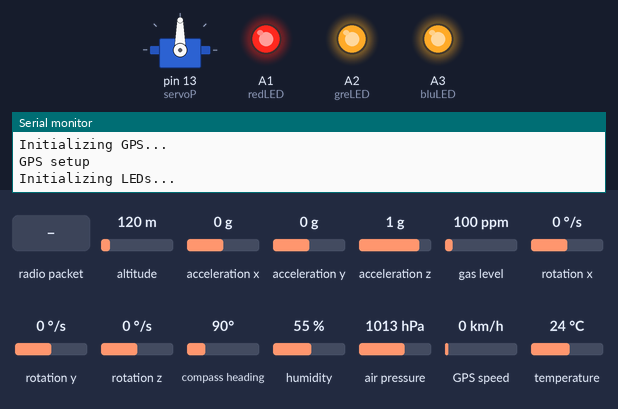
Bench run of a sketch on a simulated Arduino Leonardo, built with avr-gcc and run on an emulated ATmega32U4. On the bench: servo, output pins drawn as LEDs (lit = HIGH), the last lines printed to the serial monitor. Dashed ring = blinking. The inputs (shaded band) are chosen by the test bench; at power-on: altitude 120 m, acceleration x 0 g, acceleration y 0 g, acceleration z 1 g, gas level 100 ppm, rotation x 0 °/s, rotation y 0 °/s, rotation z 0 °/s, compass heading 90°, humidity 55 %, air pressure 1013 hPa, GPS speed 0 km/h, temperature 24 °C. The GPS gets a fix after 3 s at 37.7749, -122.4194 with 8 satellites; no radio packets arrive unless stated; pins used as bus, display or sensor lines are not drawn.

Above: at 1.1 s.
At 2.1 s:
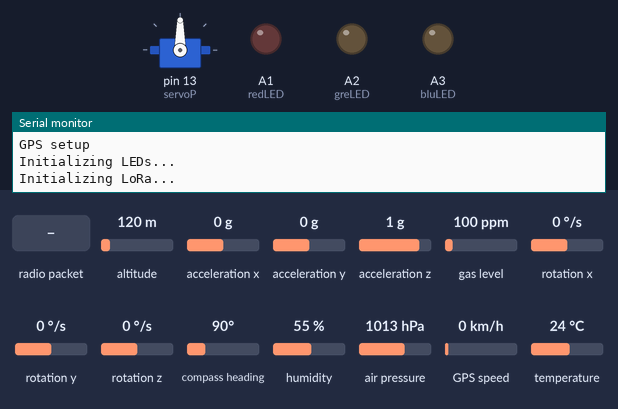
At 4.4 s:
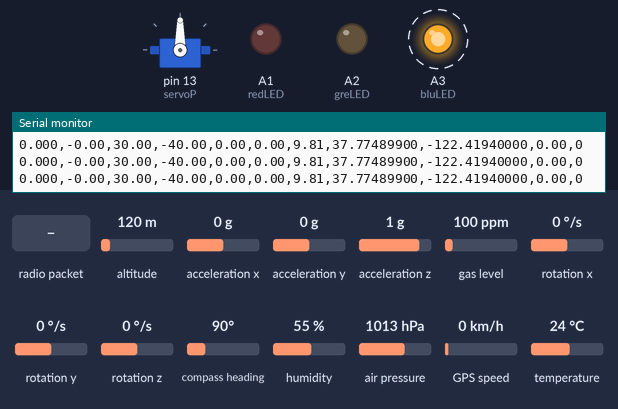
4.5 s: radio packet "1" arrives
Timing chart, 0 to 14.0 s (numbered marks = the images above; inputs shaded):
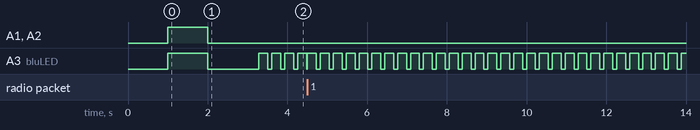

Measured:
- by itself, A3 (bluLED): alternates HIGH for 0.22 s and LOW for 0.10 s

The sketch:

ASAE_DAS_LoRa.ino
```cpp
/*
 * ASAE On-Board Data Acquisition System Code 2021 - 2022
 * Team: Frank Doyle - Captain, Chris Czerwinski, Jack Swift, Mike Rosen
 * Github for 2021-2022 : https://github.com/fdoyle6/UD-ASAE-Controls-2021
 * Github for 2020-2021 :https://github.com/FirkinTage/UDASAE_Controls
 * The 2020-2021 code was largely used for reference for the first few revisions of this code
 */

//Importing Libraries---------------------------------------------------------------------------------------------------------------------------------------------------

#include <SPI.h> //needed for LoRa
#include <RH_RF95.h> //LoRa Radio library (Drivers and Managers)
#include <Servo.h> //Servo Library
#include <Wire.h>     //I2C library
#include <Adafruit_LSM9DS1.h> //IMU library
#include <Adafruit_Sensor.h>
#include <Adafruit_GPS.h> //GPS Library
#include "Adafruit_BMP3XX.h" //Altimeter library

//Declaration of Variables-----------------------------------------------------------------------------------------------------------------------------------------------

//LoRa - Model: Adafruit Feather M0 LoRa (HOPERF RFM95CW)
#define RFM95_CS 8
#define RFM95_RST 4
#define RFM95_INT 3 //32u4 = 7 M0 = 3
#define RF95_FREQ 915.0     //915MHz
RH_RF95 rf95(RFM95_CS, RFM95_INT);
uint8_t recvDataPacket[RH_RF95_MAX_MESSAGE_LEN];  //packet that will be received from ground station
uint8_t recvLen = sizeof(recvDataPacket);
//String outputData;

//Altimeter - Model: Adafruit BMP 390
Adafruit_BMP3XX bmp; // I2C
#define SEALEVELPRESSURE_HPA (1013.25)
float height = 0.0, initHeight = 0.0, pressure;

//IMU - Model: Adafruit LSM9DS1
Adafruit_LSM9DS1 lsm = Adafruit_LSM9DS1();
sensors_event_t accl, magneto, gyo, lsmTemp;

//GPS - Model: Adafruit Ultimate GPS
#define GPSSerial Serial1
Adafruit_GPS GPS(&GPSSerial);
// Set GPSECHO to 'false' to turn off echoing the GPS data to the Serial console
// Set to 'true' if you want to debug and listen to the raw GPS sentences
#define GPSECHO  false

float GPSlat,GPSlong, GPSangle, GPSspeed;

//PADA Servo
#define servoPPin 13
Servo servoP;
uint8_t PADADropped;
int servoPDrop = 0;
bool dropConfirm = false;

//LEDs
#define redLED A1
#define greLED A2
#define bluLED A3

//Data Collection F'n----------------------------------------------------------------------------------------------------------------------------------------------
uint32_t timer = millis();
int collectct = 0;
bool data_collect(){
  String outputData;
  //visualize data collection
  outputData = ""; //reset string
  digitalWrite(bluLED,HIGH);
  //collect from Altimeter
  if(bmp.performReading()){
    pressure = bmp.pressure/100.0;
    if(collectct<5){
      initHeight = bmp.readAltitude(SEALEVELPRESSURE_HPA)*3.28084;
    }
    height = (bmp.readAltitude(SEALEVELPRESSURE_HPA)*3.28084)-initHeight; //3.28084 for meter to feet conversion
  }

  //collect from IMU
  lsm.read();
  lsm.getEvent(&accl, &magneto, &gyo, &lsmTemp);

  //collect from GPS
  char GPSRaw = GPS.read();
  if(GPS.newNMEAreceived()){
    GPS.lastNMEA();
    if(!GPS.parse(GPS.lastNMEA())){
      Serial.println("GPS err");
      return false;
    }
  }
  if(millis()-timer > 2000){
    timer = millis();

    if(GPS.fix){
      //Serial.println("fix");
      GPSlat = GPS.latitudeDegrees;
      GPSlong = GPS.longitudeDegrees;
      GPSspeed = GPS.speed * 1.15078; //To convert knots to mph
      //GPSangle = GPS.angle;
      //Serial.println(GPS.latitudeDegrees,6);
      //Serial.println(GPS.longitudeDegrees,6);
      //Serial.println(GPS.speed,2);
    }
  }

  //Putting Data in a packet
  outputData+= String(height,3);
  outputData+=","+ String(magneto.magnetic.x,2);
  outputData+="," + String(magneto.magnetic.y,2);
  outputData+="," + String(magneto.magnetic.z,2);
  outputData+="," + String(accl.acceleration.x,2);
  outputData+="," + String(accl.acceleration.y,2);
  outputData+="," + String(accl.acceleration.z,2);
  outputData+="," + String(GPSlat,8);
  outputData+="," + String(GPSlong,8);
  outputData+="," + String(GPSspeed,2);
  outputData+="," + String((int)dropConfirm);

  //LoRa Transmission
  uint8_t dataOut[outputData.length()];
  outputData.getBytes(dataOut,outputData.length()+1);
  bool sendPacketConfirm = rf95.send(dataOut, sizeof(dataOut));
  //Serial.println("Sending...");
  rf95.waitPacketSent();
  //Serial.print("Sent:");
  Serial.println(outputData);
  digitalWrite(bluLED,LOW);
  return sendPacketConfirm;
}

//Setup-------------------------------------------------------------------------------------------------------------------------------------------------------------

void setup() {
  servoP.attach(13);
  Serial.begin(115200);
  //comment out when not connected to serial
  //while(!Serial){delay(1);}
  Serial.println("Beginning setup...");
  Wire.begin(); //Start I2C communication

  //GPS
  Serial.println("Initializing GPS...");
  GPS.begin(9600);
  GPS.sendCommand(PMTK_SET_NMEA_OUTPUT_RMCGGA);
  GPS.sendCommand(PMTK_SET_NMEA_UPDATE_1HZ); //1 Hz update rate (Choices: 1,2,5,10)
  GPS.sendCommand(PGCMD_ANTENNA);
  delay(1000);
  Serial.println("GPS setup");
  GPSSerial.println(PMTK_Q_RELEASE);

  //Servo
  servoP.write(90);

  //LED
  Serial.println("Initializing LEDs...");
  pinMode(bluLED,OUTPUT);
  pinMode(greLED,OUTPUT);
  pinMode(redLED,OUTPUT);
  digitalWrite(bluLED,HIGH);
  digitalWrite(greLED,HIGH);
  digitalWrite(redLED,HIGH);
  delay(1000);
  digitalWrite(bluLED,LOW);
  digitalWrite(greLED,LOW);
  digitalWrite(redLED,LOW);

  //LoRa
  Serial.println("Initializing LoRa...");
  pinMode(RFM95_RST, OUTPUT);
  digitalWrite(RFM95_RST, HIGH);
  delay(100);
  digitalWrite(RFM95_RST, LOW);
  delay(10);
  digitalWrite(RFM95_RST,HIGH);
  delay(10);
  while (!rf95.init()){
    digitalWrite(redLED, HIGH);
    Serial.println("LoRa init failed...");
    while(1);
  }
  if(!rf95.setFrequency(RF95_FREQ)){
    digitalWrite(redLED, HIGH);
    Serial.println("LoRa freq not set...");
    while(1);
  }
  rf95.setTxPower(23, false);
  Serial.println("LoRa setup");

  //IMU
  Serial.println("Initializing IMU...");
  if(!lsm.begin()){
    digitalWrite(greLED,HIGH);
    Serial.println("IMU init failed...");
    while(1);
  }
  lsm.setupAccel(lsm.LSM9DS1_ACCELRANGE_2G); //2G range for best resolution (we're only going to get around 1g of max accel)
  lsm.setupMag(lsm.LSM9DS1_MAGGAIN_4GAUSS); //4Gauss range for best resolution (we only need 0-1 Gauss, we'd use a 2 gauss range if we could)
  lsm.setupGyro(lsm.LSM9DS1_GYROSCALE_245DPS); //245 DPS range for best resolution (we wanted 200 DPS)
  Serial.println("IMU setup");

  //Altimeter
  Serial.println("Initializing Altimeter...");
  if(!bmp.begin_I2C()){
    digitalWrite(redLED,HIGH);
    Serial.println("Altimeter init failed...");
    while(1);
  }
  bmp.setTemperatureOversampling(BMP3_OVERSAMPLING_8X);
  bmp.setPressureOversampling(BMP3_OVERSAMPLING_4X);
  bmp.setIIRFilterCoeff(BMP3_IIR_FILTER_COEFF_3);
  if(bmp.performReading()){
    delay(500);
    initHeight = bmp.readAltitude(SEALEVELPRESSURE_HPA) * 3.28084; //set init height (data collection function subtracts this for a delta value from baseline)
    delay(500);
  }
  Serial.println("Altimeter setup");
}

//Main Loop---------------------------------------------------------------------------------------------------------------------------------------------------------
bool collected;

void loop() {
  collected = data_collect();
  if(collected){collectct+=1;}
  // put your main code here, to run repeatedly:
  if (rf95.waitAvailableTimeout(100)){
    if (rf95.available()){
      Serial.println("Message Available");
      if (rf95.recv(recvDataPacket, &recvLen)){
        if(strlen((char*)recvDataPacket) > 0){
          Serial.println("Message Received: ");
          Serial.println((char*)recvDataPacket);
          if ((strncmp((char*)recvDataPacket,"drop",4)==0)){
            Serial.println((char*)recvDataPacket);
            dropConfirm = true;
            servoP.write(0);

          }//if
        }//if
      }//if
    }//if
  }//if
}//loop
```
